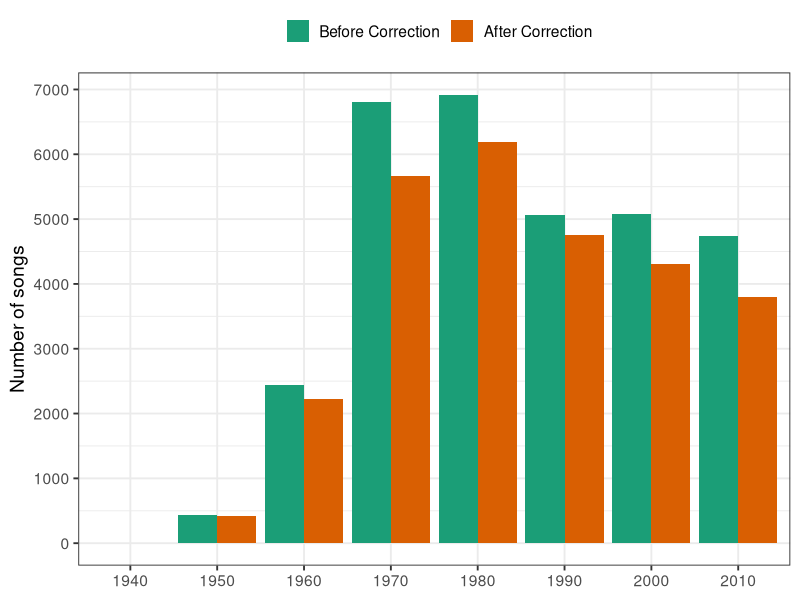
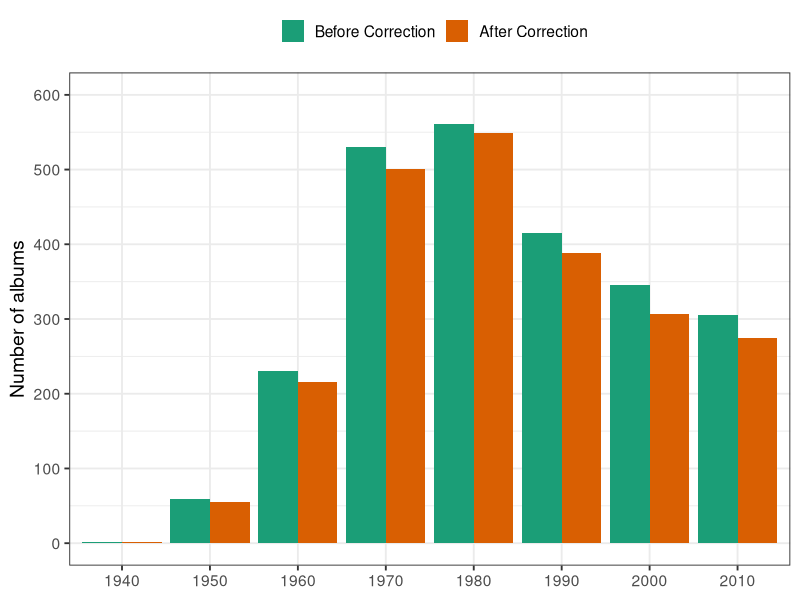
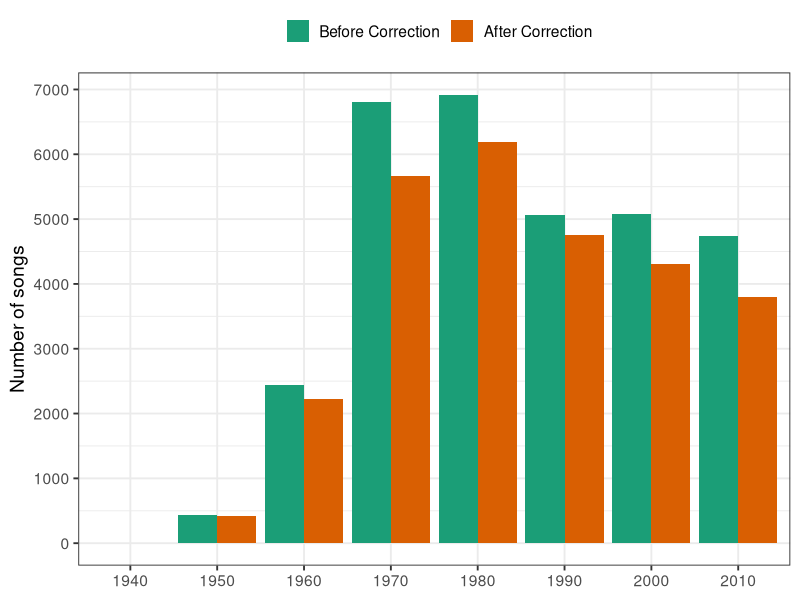
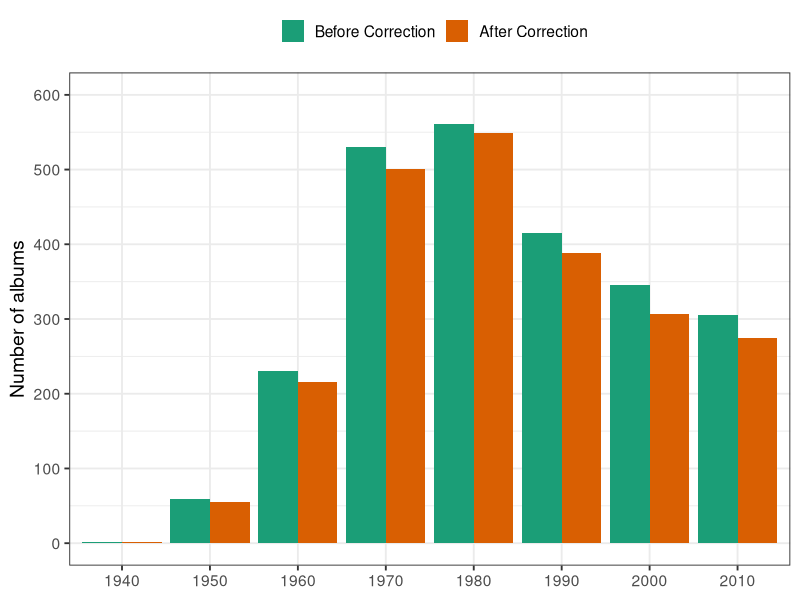

Write the R code that produced these figures, in order.
  library("readr")
  library("ggplot2")
  library("tidyr")
  
  songs <- read_csv("data/songs_decade.csv") %>%
    gather("scenario", "value", 2:3) %>%
    dplyr::mutate(Decade = as.character(Decade)) %>% 
    dplyr::filter(Decade != "Total")
  
  songs$scenario <- factor(songs$scenario, levels = c("Before Correction", "After Correction"))
  
  p1 <- ggplot(songs, aes(Decade, value, fill = scenario)) + 
    geom_bar(stat = "identity", position = position_dodge()) + 
    theme_bw(base_size = 14) + 
    theme(legend.position = "top",  
          legend.background = element_rect(size=0.1)) + 
    ylab("Number of songs") +
    xlab(NULL) +
    scale_fill_brewer(palette = "Dark2", "") + 
    scale_y_continuous(breaks = seq(0, 7000, 1000))
  
  p1
  ggsave(plot = p1,  "data/histogram-songs_v2.png", width = 6, height = 3.5)  
  
  
  albums <- read_csv("data/albums_decade.csv") %>%
    gather("scenario", "value", 2:3) %>%
    dplyr::mutate(Decade = as.character(Decade)) %>% 
    dplyr::filter(Decade != "Total")
  
  albums$scenario <- factor(songs$scenario, levels = c("Before Correction", "After Correction"))
  
  p2 <- ggplot(albums, aes(Decade, value, fill = scenario)) + 
    geom_bar(stat = "identity", position = position_dodge()) + 
    theme_bw(base_size = 14) + 
    theme(legend.position = "top", 
          legend.background = element_rect(size=0.1)) + 
    ylab("Number of albums") + 
    xlab(NULL) +
    scale_fill_brewer(palette = "Dark2", "") + 
    scale_y_continuous(breaks = seq(0, 600, 100), limits = c(0, 600))
  
  p2
  ggsave(plot = p2,  "data/histogram-albums_v2.png", width = 6, height = 3.5)  
  
      
